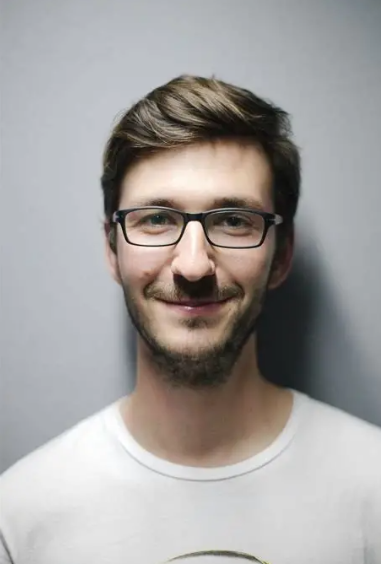
#> input picture person.png, 381 x 564 px, found by its file name
$ python app.py
#> lines starting #> are read from the running program, lines starting #| are printed output that depends on the picture; after the words box and inside, x2 and y2 are one past the last pixel; in counts of white or black regions, pixels touching at a corner belong together
import cv2

# Step 1: Load Haar Cascade Classifier
# Haar Cascade is a pre-trained XML file that contains data to detect objects (faces, eyes, etc.)
# OpenCV provides many ready-to-use Haar Cascades in cv2.data.haarcascades
face_cascade = cv2.CascadeClassifier(cv2.data.haarcascades + "haarcascade_frontalface_default.xml")

# Step 2: Read input image
img = cv2.imread("person.png")   # Replace with your image path
#> img is the input picture: shape (564, 381, 3); mean B, G, R 158.4, 159.9, 162.9
# The algorithm works better on grayscale images, so we convert it
gray = cv2.cvtColor(img, cv2.COLOR_BGR2GRAY)
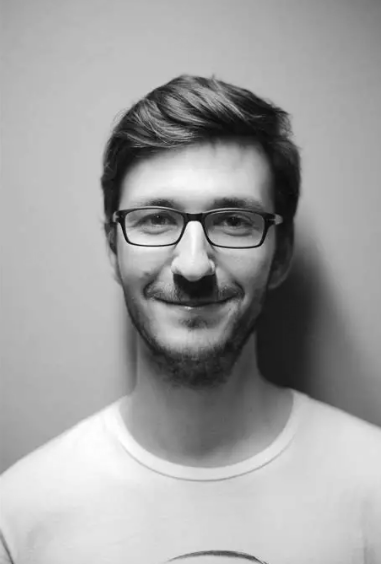
#> gray: shape (564, 381); min 4, max 255, mean 160.6

# Step 3: Detect faces
# detectMultiScale() scans the image with different scales (zoom levels) to find faces
faces = face_cascade.detectMultiScale(
    gray,                # input image in grayscale
    scaleFactor=1.1,     # how much the image size is reduced at each scale (1.1 = 10% reduction)
    minNeighbors=5,      # how many neighbors a candidate rectangle should have to be considered a face
    minSize=(30, 30)     # ignore detections smaller than 30x30 pixels
)
#> faces = [[87, 136, 218, 218]]

# Step 4: Draw rectangles around detected faces
for (x, y, w, h) in faces:
    # (x,y) -> top-left corner of rectangle
    # (w,h) -> width and height of rectangle
    cv2.rectangle(img, (x, y), (x+w, y+h), (0, 255, 0), 3)
#> this loop made 1 pass
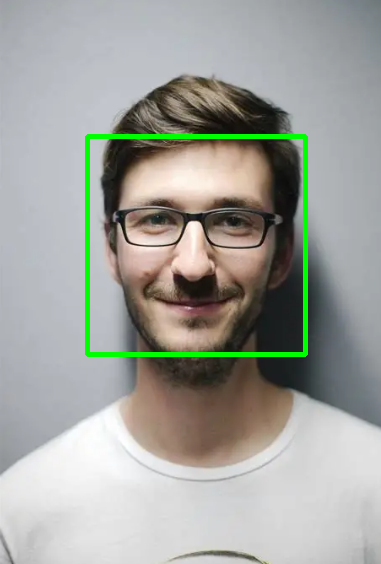
#> img: shape (564, 381, 3); 2.02% of pixels changed, all inside (x1, y1, x2, y2) = (85, 134, 308, 357)
    # Draw green rectangle with thickness 3

# Step 5: Display the result
cv2.imshow("Faces Detected", img)
cv2.waitKey(0)        # Wait for key press
cv2.destroyAllWindows()   # Close all windows
